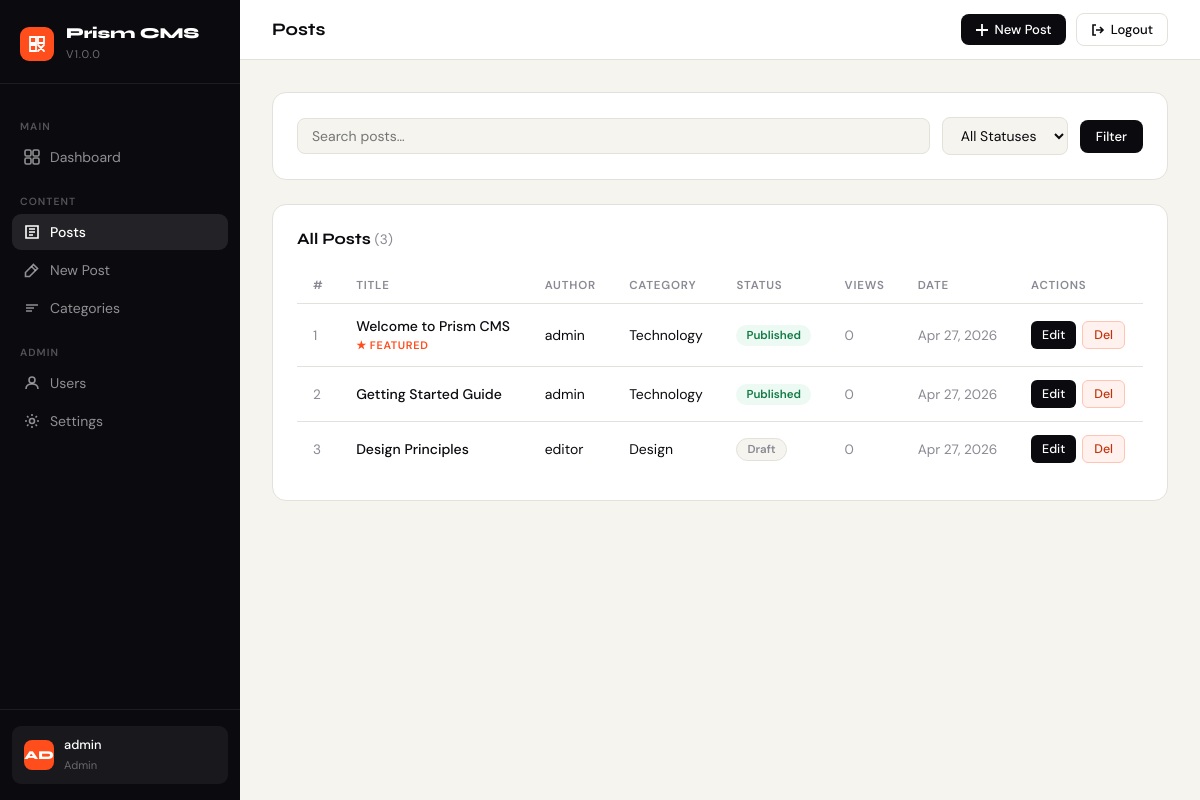
Screenshot of /public/posts.php (signed in) with the database file from the repository.
### tables this page shows
CREATE TABLE IF NOT EXISTS users (
    id          INT AUTO_INCREMENT PRIMARY KEY,
    username    VARCHAR(50)  NOT NULL UNIQUE,
    email       VARCHAR(150) NOT NULL UNIQUE,
    password    VARCHAR(255) NOT NULL,
    role        ENUM('admin','editor','viewer') NOT NULL DEFAULT 'editor',
    avatar      VARCHAR(255) DEFAULT NULL,
    created_at  DATETIME DEFAULT CURRENT_TIMESTAMP,
    updated_at  DATETIME DEFAULT CURRENT_TIMESTAMP ON UPDATE CURRENT_TIMESTAMP
);

CREATE TABLE IF NOT EXISTS posts (
    id           INT AUTO_INCREMENT PRIMARY KEY,
    title        VARCHAR(255) NOT NULL,
    slug         VARCHAR(280) NOT NULL UNIQUE,
    excerpt      TEXT,
    body         LONGTEXT,
    status       ENUM('draft','published','archived') NOT NULL DEFAULT 'draft',
    featured     TINYINT(1) DEFAULT 0,
    category_id  INT DEFAULT NULL,
    author_id    INT NOT NULL,
    views        INT DEFAULT 0,
    created_at   DATETIME DEFAULT CURRENT_TIMESTAMP,
    updated_at   DATETIME DEFAULT CURRENT_TIMESTAMP ON UPDATE CURRENT_TIMESTAMP,
    FOREIGN KEY (category_id) REFERENCES categories(id) ON DELETE SET NULL,
    FOREIGN KEY (author_id)   REFERENCES users(id)      ON DELETE CASCADE
);

CREATE TABLE IF NOT EXISTS categories (
    id          INT AUTO_INCREMENT PRIMARY KEY,
    name        VARCHAR(100) NOT NULL,
    slug        VARCHAR(120) NOT NULL UNIQUE,
    description TEXT,
    created_at  DATETIME DEFAULT CURRENT_TIMESTAMP
);

### includes/config.php (called while the page is built, shortened)
<?php
function getDB(): PDO {
    static $pdo = null;
    if ($pdo === null) {
        $dsn = "mysql:host=" . DB_HOST . ";dbname=" . DB_NAME . ";charset=" . DB_CHARSET;
        $options = [
            PDO::ATTR_ERRMODE            => PDO::ERRMODE_EXCEPTION,
            PDO::ATTR_DEFAULT_FETCH_MODE => PDO::FETCH_ASSOC,
            PDO::ATTR_EMULATE_PREPARES   => false,
        ];
        try {
            $pdo = new PDO($dsn, DB_USER, DB_PASS, $options);
        } catch (PDOException $e) {
            die(json_encode(['error' => 'Database connection failed: ' . $e->getMessage()]));
        }
    }
    return $pdo;
}
function currentUser(): ?array {
    $pdo = getDB();
    $stmt = $pdo->prepare("SELECT id, username, email, role, created_at FROM users WHERE id = ?");
    $stmt->execute([$_SESSION['user_id']]);
    return $stmt->fetch() ?: null;
}
function e(string $str): string {
    return htmlspecialchars($str, ENT_QUOTES, 'UTF-8');
}

### public/posts.php (the view, shortened to what this page needs)
<?php
require_once __DIR__ . '/../includes/config.php';
$pageTitle = 'Posts';
$pdo = getDB();
$search   = trim($_GET['q'] ?? '');
$page     = max(1, (int)($_GET['page'] ?? 1));
$perPage  = 12;
$offset   = ($page - 1) * $perPage;
$where  = ['1=1'];
$params = [];
$whereSQL = implode(' AND ', $where);
$total = $pdo->prepare("SELECT COUNT(*) FROM posts p WHERE $whereSQL");
$total->execute($params);
$totalCount = (int)$total->fetchColumn();
$stmt = $pdo->prepare("
    SELECT p.*, u.username, c.name as cat_name
    FROM posts p
    LEFT JOIN users u ON u.id = p.author_id
    LEFT JOIN categories c ON c.id = p.category_id
    WHERE $whereSQL
    ORDER BY p.created_at DESC
    LIMIT $perPage OFFSET $offset
");
$stmt->execute($params);
$posts = $stmt->fetchAll();
$topbarActions = '<a href="' . APP_URL . '/public/post_edit.php" class="topbar-btn">
  <svg viewBox="0 0 14 14" fill="none" stroke="currentColor" stroke-width="1.8"><path d="M7 1v12M1 7h12"/></svg>
  New Post
</a>';
require_once __DIR__ . '/../includes/header.php';
?>
<div class="card mb-6">
  <form method="get" style="display:flex;gap:12px;align-items:center;flex-wrap:wrap;">
    <input type="text" name="q" value="<?= e($search) ?>" placeholder="Search posts…"
           style="padding:8px 14px;border:1.5px solid var(--border);border-radius:8px;font-family:inherit;font-size:.875rem;flex:1;min-width:180px;background:var(--paper);color:var(--ink);outline:none;">
    <select name="status" style="padding:8px 14px;border:1.5px solid var(--border);border-radius:8px;font-family:inherit;font-size:.875rem;background:var(--paper);color:var(--ink);outline:none;">
      <option value="">All Statuses</option>
    </select>
    <button type="submit" class="btn btn-primary">Filter</button>
  </form>
</div>
<div class="card">
  <div class="card-header">
    <h3>All Posts <span class="text-muted" style="font-weight:400;font-family:'DM Sans',sans-serif;">(<?= $totalCount ?>)</span></h3>
  </div>
  <div class="table-wrap">
    <table>
      <thead>
        <tr>
          <th>#</th>
          <th>Title</th>
          <th>Author</th>
          <th>Category</th>
          <th>Status</th>
          <th>Views</th>
          <th>Date</th>
          <th>Actions</th>
        </tr>
      </thead>
      <tbody>
        <?php foreach ($posts as $post): ?>
        <tr>
          <td class="text-muted"><?= $post['id'] ?></td>
          <td>
            <div style="font-weight:500;max-width:260px;overflow:hidden;text-overflow:ellipsis;white-space:nowrap;"><?= e($post['title']) ?></div>
            <?php if ($post['featured']): ?>
              <span style="font-size:.68rem;color:var(--accent);font-weight:600;text-transform:uppercase;letter-spacing:.06em;">★ Featured</span>
            <?php endif; ?>
          </td>
          <td><?= e($post['username']) ?></td>
          <td><?= $post['cat_name'] ? e($post['cat_name']) : '<span class="text-muted">—</span>' ?></td>
          <td><span class="badge <?= e($post['status']) ?>"><?= e($post['status']) ?></span></td>
          <td class="text-muted"><?= number_format($post['views']) ?></td>
          <td class="text-muted" style="white-space:nowrap;"><?= date('M j, Y', strtotime($post['created_at'])) ?></td>
          <td>
            <div style="display:flex;gap:6px;">
              <a href="<?= APP_URL ?>/public/post_edit.php?id=<?= $post['id'] ?>" class="btn btn-sm btn-primary">Edit</a>
              <form method="post" onsubmit="return confirm('Delete this post?')">
                <button type="submit" class="btn btn-sm btn-danger">Del</button>
              </form>
            </div>
          </td>
        </tr>
        <?php endforeach; ?>
      </tbody>
    </table>
  </div>
</div>
<?php require_once __DIR__ . '/../includes/footer.php'; ?>

### includes/header.php (shortened to what this page needs)
<?php
$user = currentUser();
$currentPage = basename($_SERVER['PHP_SELF'], '.php');
?>
<!DOCTYPE html>
<html lang="en">
<head>
</head>
<body>
<aside class="sidebar">
  <div class="sidebar-brand">
    <div class="sidebar-logo">
      <svg viewBox="0 0 18 18" fill="none"><path d="M2 2h6v6H2zM10 2h6v6h-6zM2 10h6v6H2zM10 10l6 6M16 10l-6 6" stroke="#fff" stroke-width="1.8" stroke-linecap="round"/></svg>
    </div>
    <div class="sidebar-brand-text">
      <h2><?= e(APP_NAME) ?></h2>
      <span>v<?= APP_VERSION ?></span>
    </div>
  </div>
  <nav class="sidebar-nav">
    <div class="nav-section">Main</div>
    <a href="<?= APP_URL ?>/public/dashboard.php" class="nav-item <?= $currentPage === 'dashboard' ? 'active' : '' ?>">
      <svg viewBox="0 0 16 16" fill="none" stroke="currentColor" stroke-width="1.6"><rect x="1" y="1" width="6" height="6" rx="1.5"/><rect x="9" y="1" width="6" height="6" rx="1.5"/><rect x="1" y="9" width="6" height="6" rx="1.5"/><rect x="9" y="9" width="6" height="6" rx="1.5"/></svg>
      Dashboard
    </a>
    <div class="nav-section">Content</div>
    <a href="<?= APP_URL ?>/public/posts.php" class="nav-item <?= $currentPage === 'posts' ? 'active' : '' ?>">
      <svg viewBox="0 0 16 16" fill="none" stroke="currentColor" stroke-width="1.6"><path d="M2 2h12v12H2zM5 5h6M5 8h6M5 11h4"/></svg>
      Posts
    </a>
    <a href="<?= APP_URL ?>/public/post_edit.php" class="nav-item <?= $currentPage === 'post_edit' ? 'active' : '' ?>">
      <svg viewBox="0 0 16 16" fill="none" stroke="currentColor" stroke-width="1.6"><path d="M9.5 2.5l4 4-8 8H1.5v-4l8-8z"/><path d="M7.5 4.5l4 4"/></svg>
      New Post
    </a>
    <a href="<?= APP_URL ?>/public/categories.php" class="nav-item <?= $currentPage === 'categories' ? 'active' : '' ?>">
      <svg viewBox="0 0 16 16" fill="none" stroke="currentColor" stroke-width="1.6"><path d="M2 5h12M2 8h8M2 11h6"/></svg>
      Categories
    </a>
    <?php if ($user && $user['role'] === 'admin'): ?>
    <div class="nav-section">Admin</div>
    <a href="<?= APP_URL ?>/public/users.php" class="nav-item <?= $currentPage === 'users' ? 'active' : '' ?>">
      <svg viewBox="0 0 16 16" fill="none" stroke="currentColor" stroke-width="1.6"><circle cx="8" cy="5" r="3"/><path d="M2 14c0-3.314 2.686-5 6-5s6 1.686 6 5"/></svg>
      Users
    </a>
    <a href="<?= APP_URL ?>/public/settings.php" class="nav-item <?= $currentPage === 'settings' ? 'active' : '' ?>">
      <svg viewBox="0 0 16 16" fill="none" stroke="currentColor" stroke-width="1.6"><circle cx="8" cy="8" r="2.5"/><path d="M8 1v2M8 13v2M1 8h2M13 8h2M3.05 3.05l1.41 1.41M11.54 11.54l1.41 1.41M3.05 12.95l1.41-1.41M11.54 4.46l1.41-1.41"/></svg>
      Settings
    </a>
    <?php endif; ?>
  </nav>
  <div class="sidebar-footer">
    <a href="<?= APP_URL ?>/public/logout.php" class="user-chip">
      <div class="user-avatar"><?= strtoupper(substr($user['username'], 0, 2)) ?></div>
      <div class="user-info">
        <strong><?= e($user['username']) ?></strong>
        <span><?= e($user['role']) ?></span>
      </div>
    </a>
  </div>
</aside>
<div class="main">
  <div class="topbar">
    <div class="topbar-left">
      <h1><?= isset($pageTitle) ? e($pageTitle) : e(APP_NAME) ?></h1>
    </div>
    <div class="topbar-actions">
      <?php if (isset($topbarActions)) echo $topbarActions; ?>
      <a href="<?= APP_URL ?>/public/logout.php" class="topbar-btn outline">
        <svg viewBox="0 0 14 14" fill="none" stroke="currentColor" stroke-width="1.6"><path d="M5 2H2v10h3M9 4l3 3-3 3M12 7H5"/></svg>
        Logout
      </a>
    </div>
  </div>
  <div class="page-content">

### rows the page displays
users: username "AD", username "admin", role "Admin"
posts: id "1", title "Welcome to Prism CMS", featured "★ FEATURED", author.username "admin", category.name "Technology", status "Published", views "0", created_at "Apr 27, 2026"
posts: id "2", title "Getting Started Guide", author.username "admin", category.name "Technology", status "Published", views "0", created_at "Apr 27, 2026"
posts: id "3", title "Design Principles", author.username "editor", category.name "Design", status "Draft", views "0", created_at "Apr 27, 2026"

### other values shown
APP_NAME "Prism CMS"
APP_VERSION "1.0.0"
$pageTitle "Posts"
$totalCount "3"
